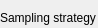
      <widget class="QWidget" name="page_8">
       <property name="geometry">
        <rect>
         <x>0</x>
         <y>0</y>
         <width>98</width>
         <height>28</height>
        </rect>
       </property>
       <attribute name="label">
        <string>Step 5 - Create / modify sampling strategy</string>
       </attribute>
       <widget class="QGroupBox" name="groupBox_28">
        <property name="geometry">
         <rect>
          <x>0</x>
          <y>10</y>
          <width>681</width>
          <height>351</height>
         </rect>
        </property>
        <property name="title">
         <string>Sampling strategy</string>
        </property>
        <widget class="QPushButton" name="pushButton_9">
         <property name="geometry">
          <rect>
           <x>530</x>
           <y>320</y>
           <width>141</width>
           <height>23</height>
          </rect>
         </property>
         <property name="text">
          <string>Save sampling strategy</string>
         </property>
        </widget>
        <widget class="QTabWidget" name="tabWidget_4">
         <property name="geometry">
          <rect>
           <x>10</x>
           <y>30</y>
           <width>661</width>
           <height>281</height>
          </rect>
         </property>
         <property name="currentIndex">
          <number>0</number>
         </property>
         <widget class="QWidget" name="tab_5">
          <attribute name="title">
           <string>Sample Size &amp;&amp; Locus Range</string>
          </attribute>
          <widget class="QGroupBox" name="groupBox_29">
           <property name="geometry">
            <rect>
             <x>10</x>
             <y>10</y>
             <width>301</width>
             <height>151</height>
            </rect>
           </property>
           <property name="title">
            <string>Sample size range</string>
           </property>
           <widget class="QWidget" name="layoutWidget_43">
            <property name="geometry">
             <rect>
              <x>10</x>
              <y>30</y>
              <width>130</width>
              <height>81</height>
             </rect>
            </property>
            <layout class="QVBoxLayout" name="verticalLayout_43">
             <item>
              <widget class="QLabel" name="label_61">
               <property name="text">
                <string>Minimum Samples:</string>
               </property>
              </widget>
             </item>
             <item>
              <widget class="QLabel" name="label_62">
               <property name="text">
                <string>Maximum Samples</string>
               </property>
              </widget>
             </item>
             <item>
              <widget class="QLabel" name="label_63">
               <property name="text">
                <string>Sample size increment</string>
               </property>
              </widget>
             </item>
            </layout>
           </widget>
           <widget class="QWidget" name="layoutWidget_44">
            <property name="geometry">
             <rect>
              <x>140</x>
              <y>30</y>
              <width>91</width>
              <height>81</height>
             </rect>
            </property>
            <layout class="QVBoxLayout" name="verticalLayout_44">
             <item>
              <widget class="QSlider" name="horizontalSlider_48">
               <property name="orientation">
                <enum>Qt::Horizontal</enum>
               </property>
              </widget>
             </item>
             <item>
              <widget class="QSlider" name="horizontalSlider_49">
               <property name="orientation">
                <enum>Qt::Horizontal</enum>
               </property>
              </widget>
             </item>
             <item>
              <widget class="QSlider" name="horizontalSlider_50">
               <property name="orientation">
                <enum>Qt::Horizontal</enum>
               </property>
              </widget>
             </item>
            </layout>
           </widget>
           <widget class="QWidget" name="layoutWidget_45">
            <property name="geometry">
             <rect>
              <x>240</x>
              <y>29</y>
              <width>48</width>
              <height>81</height>
             </rect>
            </property>
            <layout class="QVBoxLayout" name="verticalLayout_45">
             <item>
              <widget class="QSpinBox" name="spinBox_40"/>
             </item>
             <item>
              <widget class="QSpinBox" name="spinBox_41"/>
             </item>
             <item>
              <widget class="QSpinBox" name="spinBox_42"/>
             </item>
            </layout>
           </widget>
          </widget>
          <widget class="QGroupBox" name="groupBox_30">
           <property name="geometry">
            <rect>
             <x>330</x>
             <y>10</y>
             <width>301</width>
             <height>151</height>
            </rect>
           </property>
           <property name="title">
            <string>Locus number range</string>
           </property>
           <widget class="QWidget" name="layoutWidget_46">
            <property name="geometry">
             <rect>
              <x>10</x>
              <y>30</y>
              <width>145</width>
              <height>81</height>
             </rect>
            </property>
            <layout class="QVBoxLayout" name="verticalLayout_46">
             <item>
              <widget class="QLabel" name="label_64">
               <property name="text">
                <string>Minimum loci:</string>
               </property>
              </widget>
             </item>
             <item>
              <widget class="QLabel" name="label_65">
               <property name="text">
                <string>Maximum loci:</string>
               </property>
              </widget>
             </item>
             <item>
              <widget class="QLabel" name="label_66">
               <property name="text">
                <string>Locus number increment:</string>
               </property>
              </widget>
             </item>
            </layout>
           </widget>
           <widget class="QWidget" name="layoutWidget_47">
            <property name="geometry">
             <rect>
              <x>140</x>
              <y>30</y>
              <width>91</width>
              <height>81</height>
             </rect>
            </property>
            <layout class="QVBoxLayout" name="verticalLayout_47">
             <item>
              <widget class="QSlider" name="horizontalSlider_51">
               <property name="orientation">
                <enum>Qt::Horizontal</enum>
               </property>
              </widget>
             </item>
             <item>
              <widget class="QSlider" name="horizontalSlider_52">
               <property name="orientation">
                <enum>Qt::Horizontal</enum>
               </property>
              </widget>
             </item>
             <item>
              <widget class="QSlider" name="horizontalSlider_53">
               <property name="orientation">
                <enum>Qt::Horizontal</enum>
               </property>
              </widget>
             </item>
            </layout>
           </widget>
           <widget class="QWidget" name="layoutWidget_48">
            <property name="geometry">
             <rect>
              <x>240</x>
              <y>29</y>
              <width>48</width>
              <height>81</height>
             </rect>
            </property>
            <layout class="QVBoxLayout" name="verticalLayout_48">
             <item>
              <widget class="QSpinBox" name="spinBox_43"/>
             </item>
             <item>
              <widget class="QSpinBox" name="spinBox_44"/>
             </item>
             <item>
              <widget class="QSpinBox" name="spinBox_45"/>
             </item>
            </layout>
           </widget>
          </widget>
          <widget class="QGroupBox" name="groupBox_8">
           <property name="geometry">
            <rect>
             <x>10</x>
             <y>170</y>
             <width>621</width>
             <height>80</height>
            </rect>
           </property>
           <property name="title">
            <string>Check your sample size and locus range combination</string>
           </property>
           <widget class="QWidget" name="layoutWidget">
            <property name="geometry">
             <rect>
              <x>10</x>
              <y>20</y>
              <width>134</width>
              <height>15</height>
             </rect>
            </property>
            <layout class="QHBoxLayout" name="horizontalLayout_2">
             <item>
              <widget class="QLabel" name="label_18">
               <property name="minimumSize">
                <size>
                 <width>80</width>
                 <height>0</height>
                </size>
               </property>
               <property name="maximumSize">
                <size>
                 <width>80</width>
                 <height>16777215</height>
                </size>
               </property>
               <property name="text">
                <string>Sample combos:</string>
               </property>
              </widget>
             </item>
             <item>
              <widget class="QLabel" name="label_25">
               <property name="text">
                <string>TextLabel</string>
               </property>
              </widget>
             </item>
            </layout>
           </widget>
           <widget class="QWidget" name="layoutWidget">
            <property name="geometry">
             <rect>
              <x>10</x>
              <y>40</y>
              <width>134</width>
              <height>16</height>
             </rect>
            </property>
            <layout class="QHBoxLayout" name="horizontalLayout_7">
             <item>
              <widget class="QLabel" name="label_19">
               <property name="minimumSize">
                <size>
                 <width>80</width>
                 <height>0</height>
                </size>
               </property>
               <property name="maximumSize">
                <size>
                 <width>80</width>
                 <height>16777215</height>
                </size>
               </property>
               <property name="text">
                <string>Locus combos:</string>
               </property>
              </widget>
             </item>
             <item>
              <widget class="QLabel" name="label_26">
               <property name="text">
                <string>TextLabel</string>
               </property>
              </widget>
             </item>
            </layout>
           </widget>
           <widget class="QWidget" name="layoutWidget">
            <property name="geometry">
             <rect>
              <x>10</x>
              <y>60</y>
              <width>134</width>
              <height>16</height>
             </rect>
            </property>
            <layout class="QHBoxLayout" name="horizontalLayout_8">
             <item>
              <widget class="QLabel" name="label_20">
               <property name="minimumSize">
                <size>
                 <width>80</width>
                 <height>0</height>
                </size>
               </property>
               <property name="maximumSize">
                <size>
                 <width>80</width>
                 <height>16777215</height>
                </size>
               </property>
               <property name="text">
                <string>Total combos:</string>
               </property>
              </widget>
             </item>
             <item>
              <widget class="QLabel" name="label_27">
               <property name="text">
                <string>TextLabel</string>
               </property>
              </widget>
             </item>
            </layout>
           </widget>
           <widget class="QWidget" name="layoutWidget">
            <property name="geometry">
             <rect>
              <x>160</x>
              <y>26</y>
              <width>451</width>
              <height>16</height>
             </rect>
            </property>
            <layout class="QHBoxLayout" name="horizontalLayout_9">
             <item>
              <widget class="QLabel" name="label_21">
               <property name="minimumSize">
                <size>
                 <width>80</width>
                 <height>0</height>
                </size>
               </property>
               <property name="maximumSize">
                <size>
                 <width>80</width>
                 <height>16777215</height>
                </size>
               </property>
               <property name="text">
                <string>Sample combos:</string>
               </property>
              </widget>
             </item>
             <item>
              <widget class="QLabel" name="label_23">
               <property name="text">
                <string>Sample display</string>
               </property>
              </widget>
             </item>
            </layout>
           </widget>
           <widget class="QWidget" name="layoutWidget">
            <property name="geometry">
             <rect>
              <x>160</x>
              <y>53</y>
              <width>451</width>
              <height>16</height>
             </rect>
            </property>
            <layout class="QHBoxLayout" name="horizontalLayout_33">
             <item>
              <widget class="QLabel" name="label_22">
               <property name="minimumSize">
                <size>
                 <width>80</width>
                 <height>0</height>
                </size>
               </property>
               <property name="maximumSize">
                <size>
                 <width>80</width>
                 <height>16777215</height>
                </size>
               </property>
               <property name="text">
                <string>Locus numbers:</string>
               </property>
              </widget>
             </item>
             <item>
              <widget class="QLabel" name="label_24">
               <property name="text">
                <string>Loci display</string>
               </property>
              </widget>
             </item>
            </layout>
           </widget>
          </widget>
         </widget>
         <widget class="QWidget" name="tab_9">
          <attribute name="title">
           <string>Settings</string>
          </attribute>
         </widget>
        </widget>
       </widget>
      </widget>
